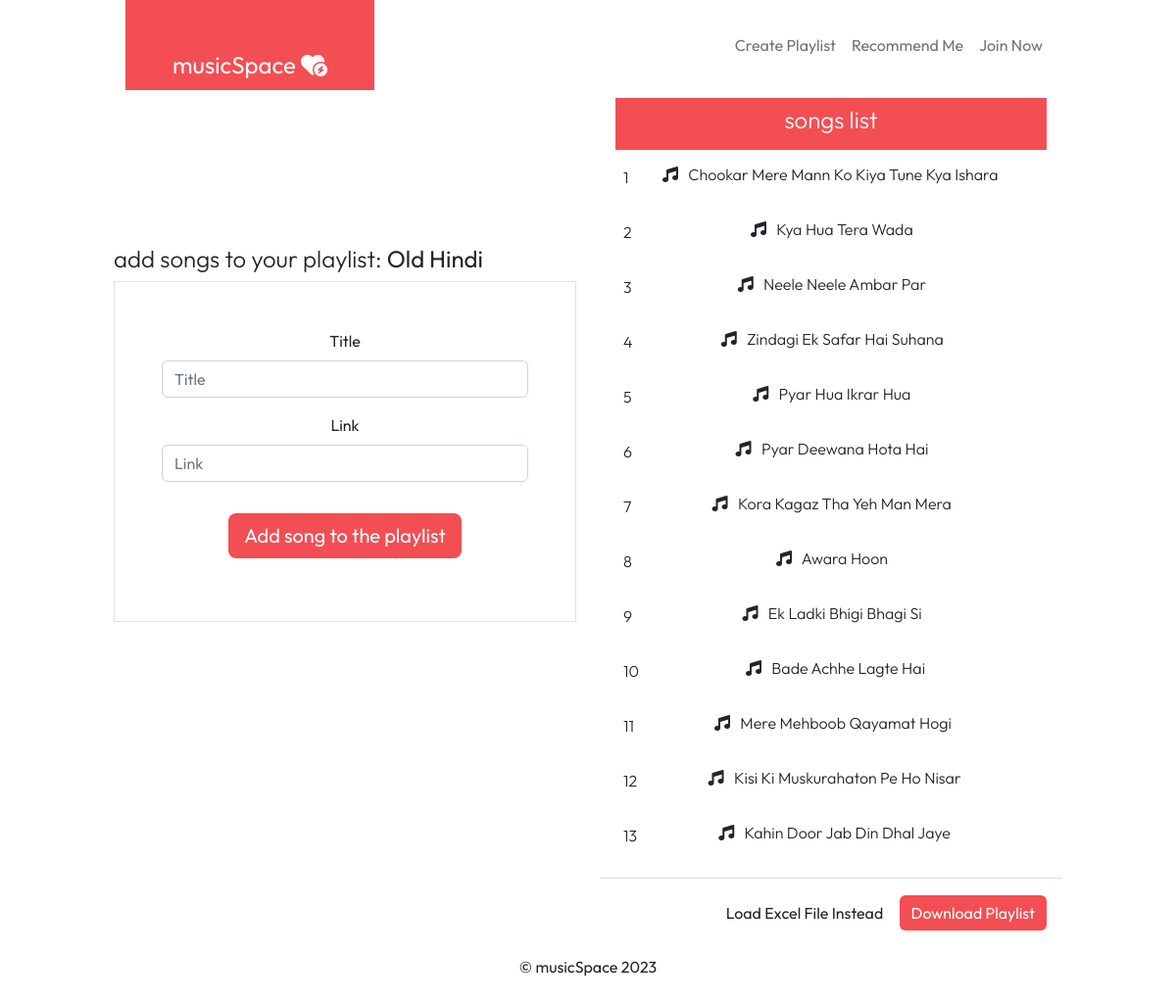
The page /9/playlist on the database its author committed.
### musicmaker/models.py (models this page shows, shortened)
class Playlist(models.Model):
    name  = models.CharField(max_length=100, null=False)
    user = models.ForeignKey(User, on_delete=models.DO_NOTHING, related_name='maker')
    created_date = models.DateTimeField(auto_now_add=True)

class Song(models.Model):
    title = models.CharField(max_length=100)
    playlist = models.ForeignKey(Playlist, on_delete=models.CASCADE)
    link = models.URLField(null=False)

### musicmaker/views.py (the view, shortened to what this page needs)
# urls.py: path('<int:pk>/playlist', PlaylistDetailView.as_view(), name='pl-detail'),
class PlaylistDetailView(CreateView):
    model = Song
    fields=['title','link']
    template_name='musicmaker/playlist-detail.html'
    def get_context_data(self, **kwargs):
        context = super(PlaylistDetailView, self).get_context_data(**kwargs)
        pl= self.kwargs['pk']
        obj = get_object_or_404(Playlist, id=pl)
        songs = Song.objects.filter(playlist=obj).order_by('-id')
        context.update({ "songs":songs,'playlist':obj})
        return context

### templates/musicmaker/playlist-detail.html (shortened to what this page needs)
{% extends 'base.html' %}
{%load static%}
{% load django_bootstrap5 %}
{% block bodyblock%}
<div class="row">
    <div class="col">
        <div class="mb-0 pb-0 mx-3 d-flex justify-content-end">
          </div>
          <h4 class="text-start fw-light">add songs to your playlist: <b>{{playlist.name|truncatechars:15}}</b></h4>
          <div class="border p-5">
            <form action="" method="post" class="text-center">
                {% bootstrap_form form layout='floating'  %}
                <div class="d-flex justify-content-center my-3">
                    <button class="btn btn-lg btn-primary mt-3">Add song to the playlist</button>
                </div>
            </form>
          </div>
    </div>
    <div class="col">
        <div class="ms-body py-2 mt-0 mx-3">
            <h4 class="text-white text-center fw-light">songs list</h4>
          </div>
          <div class="mx-3 p-2" style="height:60vh; overflow: auto;">
          {% for object in songs %}
                 <div class="py-2">
                  <a href="" class="text-decoration-none text-dark">
                      <div class="d-flex justify-content-between">
                        <div class="text-center">
                            <p class="fw-light">{{forloop.counter}}</p>
                        </div>
                          <div>
                            <h6 class="fw-light"> <i class="fa-solid fa-music"></i> &nbsp; {{object.title}} &nbsp;
                          </h6></div>
                      </div>
                     </a>
                 </div>
            {% empty %}
            <p class="text-muted text-center p-5 m-5">No added songs.</p>
            {% endfor %}
           </div>
           <hr class="text-secondary pt-0 pb-0">
           <div class="mx-3 d-flex justify-content-end">
            <div>
                <button class="btn btn-text"> Load Excel File Instead</button>
                <a href="{%url 'musicmaker:download' pk=playlist.id%}"  class="btn btn-primary"> Download Playlist</a>
            </div>
           </div>
    </div>
</div>
{%endblock%}

### templates/base.html (style rules this page uses)
* { box-sizing: border-box; font-family: "Outfit", sans-serif; scroll-behavior: smooth; }
body { height: 100%; margin: 0; overflow: hidden; }
.ms-body { background-color: #f34e53 }
.btn-primary { background-color: #f34e53 !important; border: #f34e53; }

### rows shown on the page
Playlist: name "Old Hindi"
Song: title "Chookar Mere Mann Ko Kiya Tune Kya Ishara"
Song: title "Kya Hua Tera Wada"
Song: title "Neele Neele Ambar Par"
Song: title "Zindagi Ek Safar Hai Suhana"
Song: title "Pyar Hua Ikrar Hua"
Song: title "Pyar Deewana Hota Hai"
Song: title "Kora Kagaz Tha Yeh Man Mera"
Song: title "Awara Hoon"
Song: title "Ek Ladki Bhigi Bhagi Si"
Song: title "Bade Achhe Lagte Hai"
Song: title "Mere Mehboob Qayamat Hogi"
Song: title "Kisi Ki Muskurahaton Pe Ho Nisar"
Song: title "Kahin Door Jab Din Dhal Jaye"
